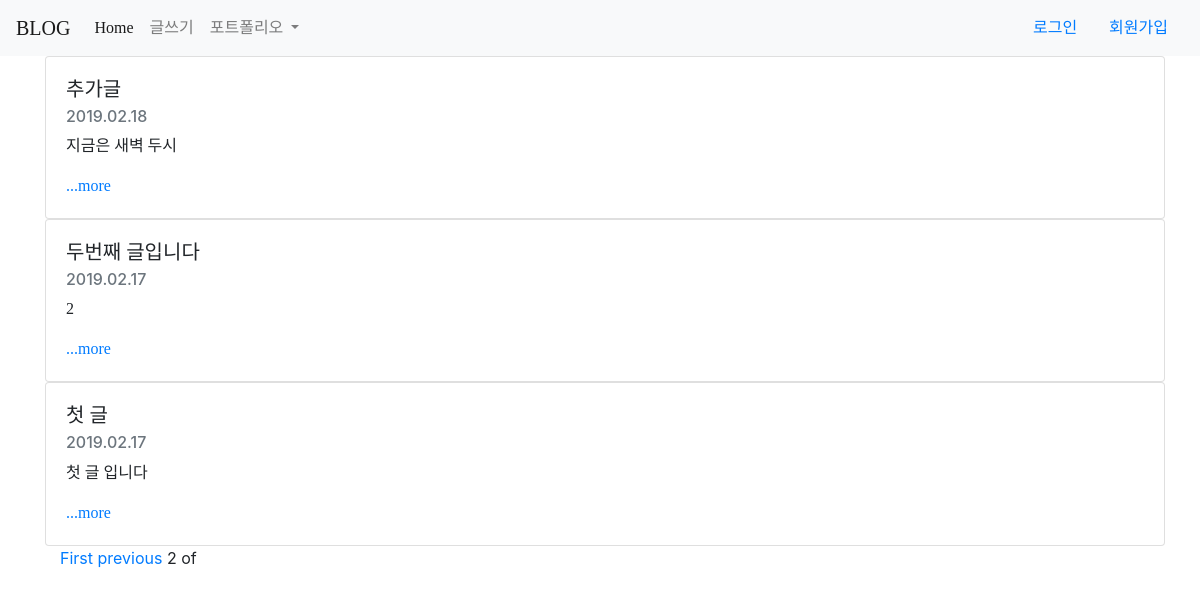
Screenshot of /?page=2 with the database file from the repository.
### blogApp/models.py (models this page shows, shortened)
class Blog(models.Model):
    title = models.CharField(max_length=200)
    pub_date = models.DateTimeField('date published')
    body = models.TextField()
    def summary(self):
        return self.body[:100]
    def time(self):
        return self.pub_date.strftime("%Y.%m.%d")

### blogApp/views.py (the view)
# urls.py: path('', blogApp.views.home, name="home"),
def home(request):
    blogs = Blog.objects.order_by('-pub_date')
    paginator = Paginator(blogs, 3)
    page = request.GET.get('page')
    posts = paginator.get_page(page)
    return render(request, 'home.html', {'blogs':blogs, 'posts':posts })

### blogApp/templates/home.html (shortened to what this page needs)
{% extends 'base.html' %}
{% block content %}
    {% for blog in posts %}
        <div class="card" style="width: 70rem;">
            <div class="card-body">
                <h5 id = no class="card-title">{{ blog.title }}</h5>
                <h6 class="card-subtitle mb-2 text-muted">{{blog.time}}</h6>
                <p id = dog class="card-text">{{ blog.summary}} </p>
                <a id = dog href="{% url 'detail' blog.id %}" class="card-link">...more</a>
            </div>
        </div>
    {% endfor %}
    <div class = container>
        {% if posts.has_previous %}
            <a href="?page1">First</a>
            <a href="?page={{posts.previous_page_number}}">previous</a>
        {% endif %}
        <span>{{posts.number}}</span>
        <span>of</span>
    </div>
{% endblock %}

### blog/templates/base.html (style rules this page uses)
#no, .navbar-brand { font-family: 'yg-jalnan'; }
#dog, #navbarSupportedContent { font-family: 'KOMACON'; }

### rows the page displays
Blog: title "추가글", time "2019.02.18", summary "지금은 새벽 두시"
Blog: title "두번째 글입니다", time "2019.02.17", summary "2"
Blog: title "첫 글", time "2019.02.17", summary "첫 글 입니다"

### other values shown
{{ posts.number }} "2"
